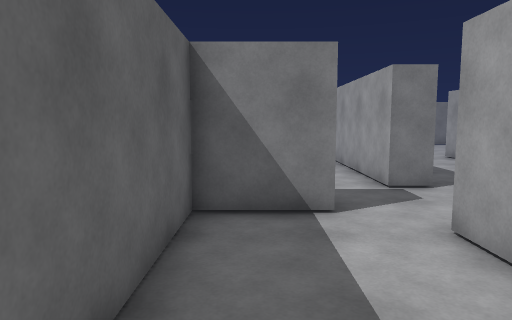
view 1 (above)

24 first-person views from a walk through a scene from a Unity 3-D project. The camera is 1.5 m above the floor, tilts 6° down and sees 70° across. The floor is counted in squares, 1 m on a side. Each view is taken from the middle of a square. On the plan, view 1 faces up. The plan holds only what a view shows up to about 16 squares ahead; the rest is blank. The place goes on beyond the plan. The player character is not drawn.

view 2
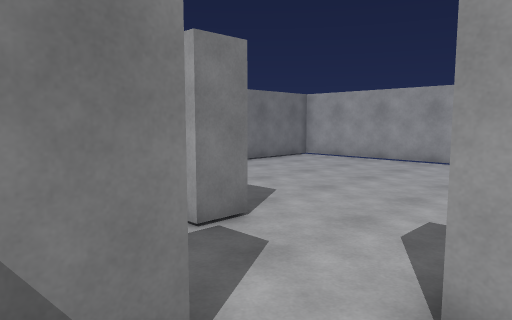

view 3
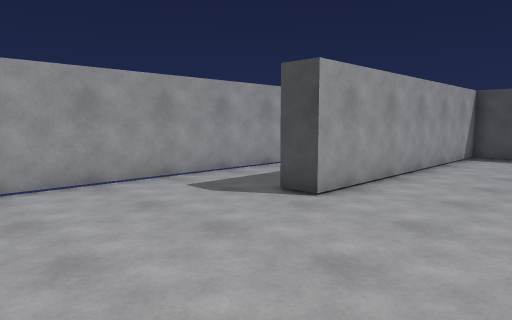

view 4
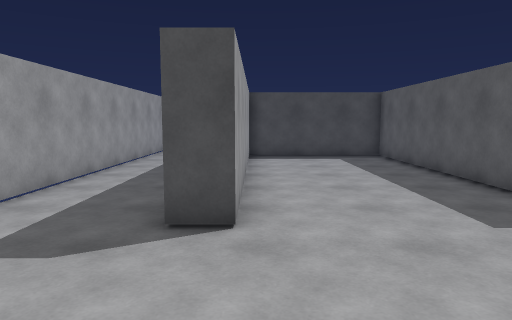

view 5
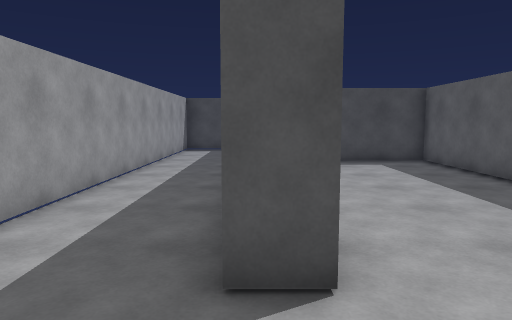

view 6
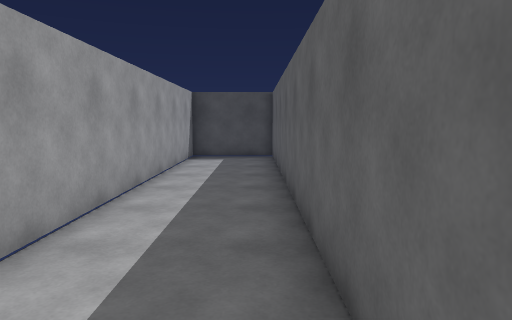

view 7
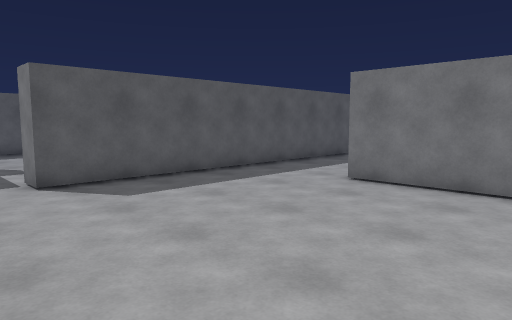

view 8
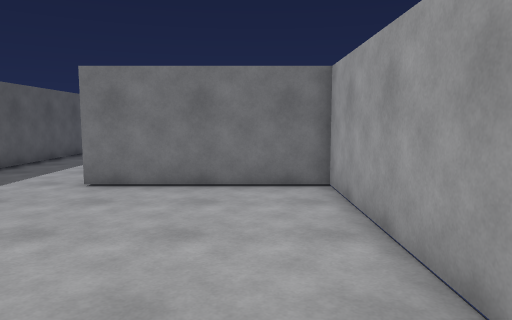

view 9
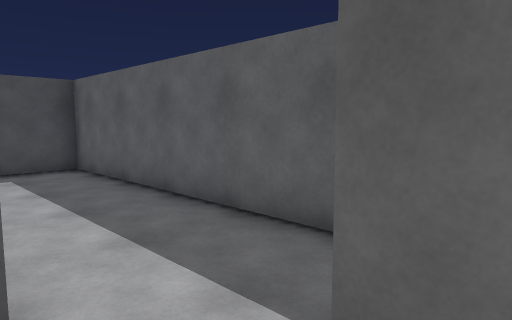

view 10
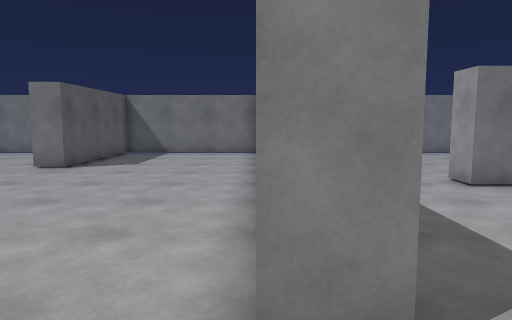

view 11
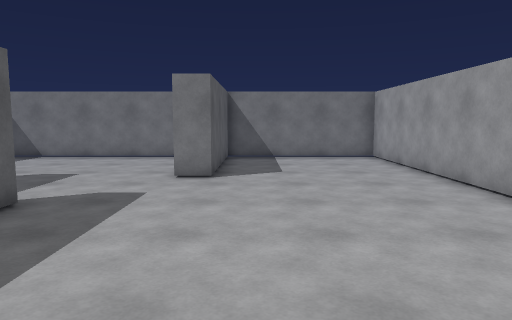

view 12
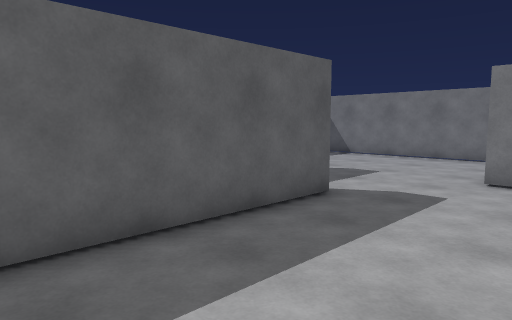

view 13
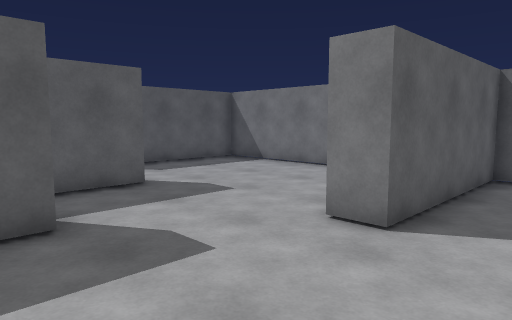

view 14
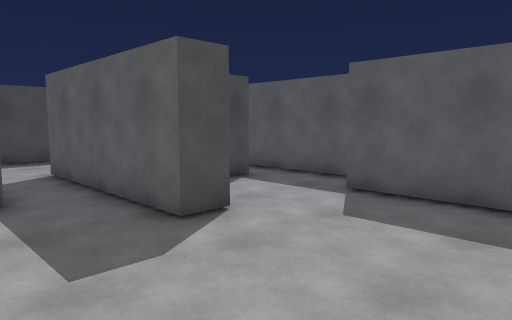

view 15
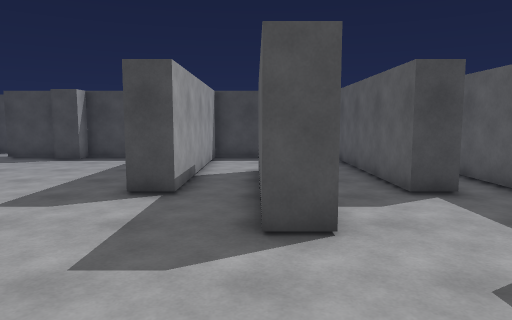

view 16
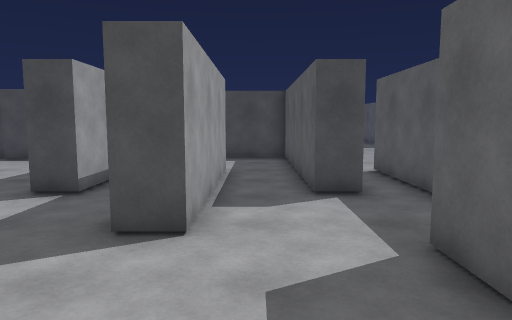

view 17
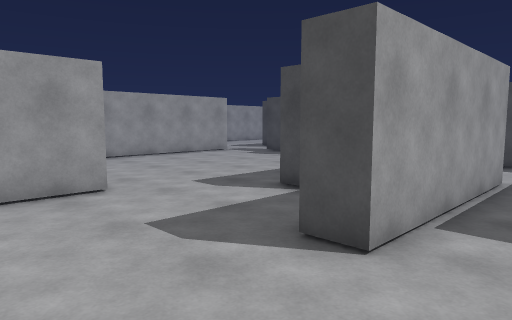

view 18
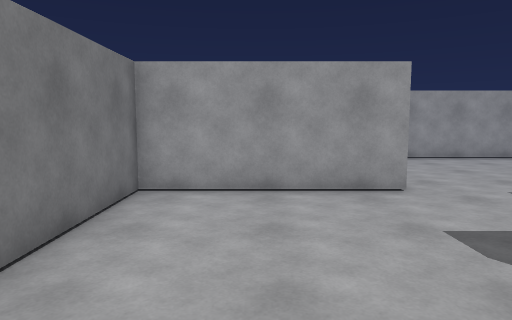

view 19
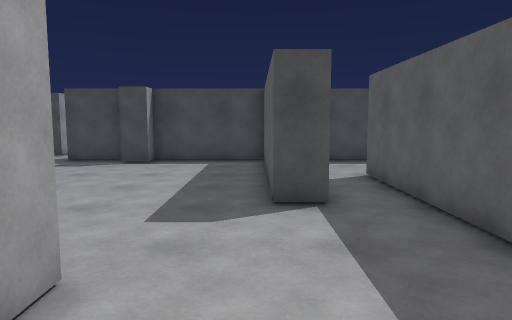

view 20
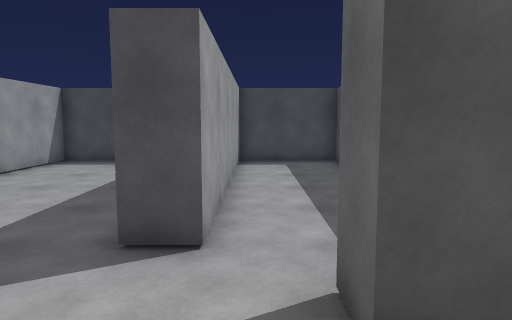

view 21
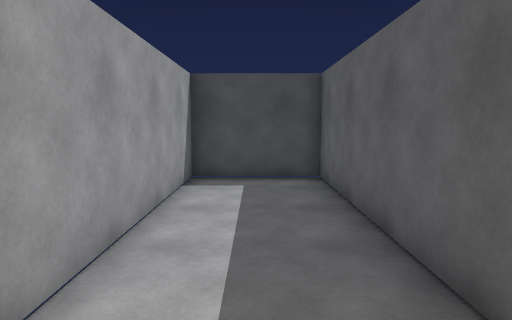

view 22
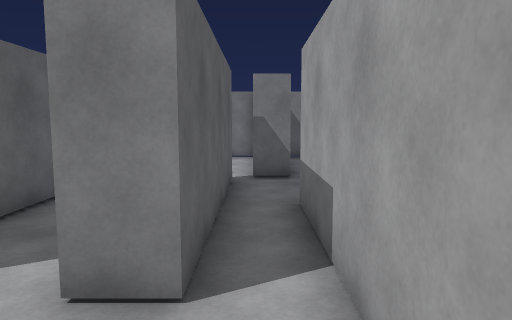

view 23
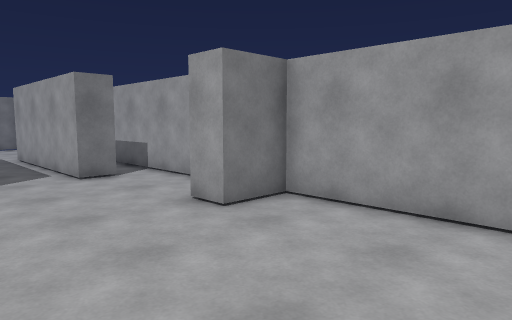

view 24
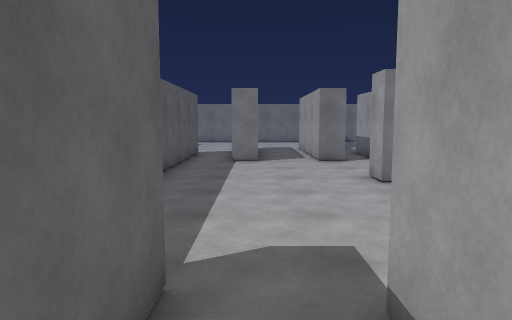

### Floor plan
Ten units are one square. View 1 is at (0, 0); x grows to the right and y downward. Boxes are objects, and circles mark ways between rooms. Rooms are numbered by the first view taken in them; rooms with no view inside come last. Other rooms are left out.
<svg viewBox="-195 -240 337 352">
<path fill="none" stroke="#000" d="M103 -41 103 107 137 107 137 -144 80 -144M36 -34 36 48 93 48 93 -59 104 -59M13 -69 13 -59 -10 -59 -10 48 26 48 26 -48 38 -48M40 -144 40 -82 30 -82M-73 -106 -73 -145 -63 -145 -63 -69 -21 -69M-101 -109 -101 -173 -91 -173 -91 -109M-21 -76 -10 -76M-146 -174 -146 -109M-132 -105 -132 -145 -122 -145 -122 -106M-9 -69 13 -69M30 -82 30 -235 -32 -235 -32 -178 -42 -178 -42 -235 -131 -235 -131 -178 -141 -178M-188 -2 -188 20M-132 -19 -132 -59 -149 -59 -149 -70M-170 17 -170 2M-132 -90 -132 -105M-179 -109 -190 -109M-146 -109 -156 -109M-122 -106 -122 -69 -73 -69 -73 -106"/>
<circle cx="20" cy="-70" r="3" fill="#2a7"/>
<circle cx="-140" cy="-110" r="3" fill="#2a7"/>
<circle cx="-95" cy="-110" r="3" fill="#2a7"/>
<text x="80" y="-30">1</text>
<text x="-50" y="-160">2</text>
<text x="-170" y="-40">3</text>
<text x="-100" y="-90">4</text>
</svg>
Room 1 opens to room 2. Room 2 opens to room 3. Room 2 opens to room 4.

Where each view was taken, in squares from view 1:
view 1: 0 up, 0 right, facing up
view 2: 4 up, 0 right, facing up-right
view 3: 12 up, 5 right, facing down-right
view 4: 11 up, 9 right, facing down
view 5: 9 up, 10 right, facing down
view 6: 5 up, 11 right, facing down
view 7: 6 up, 13 right, facing up-left
view 8: 6 up, 12 right, facing up
view 9: 7 up, 3 right, facing down-left
view 10: 6 up, 3 right, facing up
view 11: 8 up, 2 left, facing up
view 12: 8 up, 2 left, facing up-left
view 13: 13 up, 1 left, facing up-left
view 14: 22 up, 6 left, facing down-left
view 15: 22 up, 9 left, facing down
view 16: 22 up, 11 left, facing down
view 17: 21 up, 12 left, facing down-right
view 18: 21 up, 12 left, facing right
view 19: 21 up, 6 left, facing down
view 20: 9 up, 2 right, facing down
view 21: 1 down, 12 right, facing down
view 22: 8 up, 14 left, facing up
view 23: 1 up, 19 left, facing up-right
view 24: 3 down, 18 left, facing up
